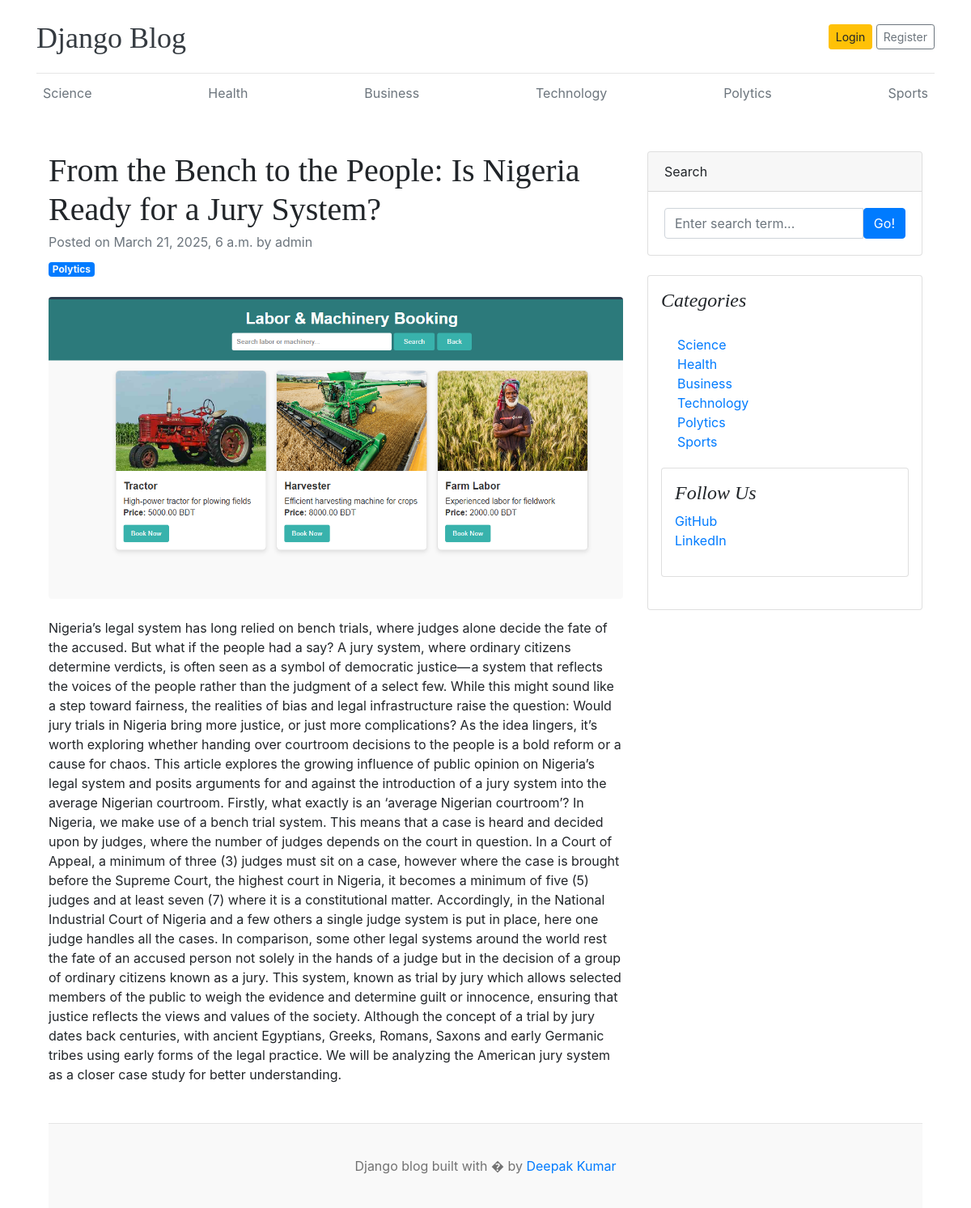
Page /single_blog/from-the-bench-to-the-people-is-nigeria-ready-for on the committed database.
### blog/models.py (models this page shows, shortened)
class Category(models.Model):
    category_name = models.CharField(max_length=100,unique=True)
    created_at = models.DateField(auto_now_add=True)
    updated_at = models.DateField(auto_now=True)
    class Meta:
        verbose_name_plural = 'Categories'
    def __str__(self):
        return self.category_name

class Blog(models.Model):
    title = models.CharField(max_length=250,unique=True)
    slug = models.SlugField(unique=True,blank=True)
    category = models.ForeignKey(Category,on_delete=models.CASCADE)
    author = models.ForeignKey(User,on_delete=models.CASCADE)
    blog_image = models.ImageField(upload_to='uploads/%y/%m/%d')
    short_desc = models.TextField(max_length=1000)
    blog_body = models.TextField()
    status = models.CharField(max_length=100,choices=STATUS_CHOICE,default='draft')
    is_featured = models.BooleanField(default=False)
    created_at = models.DateTimeField(auto_now_add=True)
    updated_at = models.DateTimeField(auto_now=True)

### blog/views.py (the view)
# urls.py: path('single_blog/<slug:slug>',views.single_blog,name="single_blog"),
def single_blog(request,slug):
    post = get_object_or_404(models.Blog,slug=slug,status='publish')
    return render(request,'singleblog.html',{"post":post})

### blog/context_processors.py (called while the page is built)
def get_categories(request):
    category = models.Category.objects.all()
    return dict(category=category)

### blog/templates/singleblog.html
{% extends "base.html" %}
{% block content %}
<div class="container mt-5">
    <div class="row">
        <div class="col-lg-8">
            <article>
                <header class="mb-4">
                    <h1 class="fw-bolder mb-1">{{ post.title }}</h1>
                    <div class="text-muted fst-italic mb-2">Posted on {{post.created_at}} by {{post.author}}</div>
                    <a class="badge bg-primary text-decoration-none text-light" href="{% url 'posts_by_category' post.category.id %}">{{post.category}}</a>
                </header>
                <figure class="mb-4"><img class="img-fluid rounded" src="{{post.blog_image.url}}" alt="..." /></figure>
                <section class="mb-5">
                    <p class="fs-5 mb-4">{{post.blog_body}}</p>
                    </section>
            </article>
        </div>
        <div class="col-lg-4">
            <div class="card mb-4">
                <div class="card-header">Search</div>
                <div class="card-body">
                    <div class="input-group">
                        <input class="form-control" type="text" placeholder="Enter search term..." aria-label="Enter search term..." aria-describedby="button-search" />
                        <button class="btn btn-primary" id="button-search" type="button">Go!</button>
                    </div>
                </div>
            </div>
            <div class="card mb-4 p-3">
                <h4 class="font-italic">Categories</h4>
                <div class="card-body">
                    <div class="row">
                        <div class="col-sm-6">
                            <ul class="list-unstyled mb-0">
                                {% for cat in category %}
                                <li><a href="{% url "posts_by_category" cat.id %}">{{cat.category_name}}</a></li>
                                {% endfor %}
                            </ul>
                        </div>
                </div>
            </div>
            <div class="card mb-4 p-3">
                <h4 class="font-italic">Follow Us</h4>
                <ol class="list-unstyled">
                    <li><a href="#">GitHub</a></li>
                    <li><a href="#">LinkedIn</a></li>
                </ol>
            </div>
        </div>
    </div>
</div>
{% endblock %}

### blog/templates/header.html (shortened to what this page needs)
{% load static%}
<!DOCTYPE html>
<html lang="en">
  <head>
    <link
      href="https://getbootstrap.com/docs/4.0/dist/css/bootstrap.min.css"
      rel="stylesheet"
    />
    <link href="{% static 'css/blog.css'%}" rel="stylesheet" />
  </head>
  <body>
    <div class="container">
      <header class="blog-header py-3">
        <div class="row flex-nowrap justify-content-between align-items-center">
          <div class="col-8 pt-1">
            <a class="blog-header-logo text-dark" href="/">Django Blog</a>
          </div>
          <div class="col-4 d-flex justify-content-end align-items-center">
            <a class="btn btn-sm btn-warning" href="#">Login</a> &nbsp;
            <a class="btn btn-sm btn-outline-secondary" href="#">Register</a>
          </div>
        </div>
      </header>
      <div class="nav-scroller py-1 mb-2">
        <nav class="nav d-flex justify-content-between">
          {% for cat in category%}
          <a class="p-2 text-muted" href="{% url "posts_by_category" cat.id %} ">{{ cat.category_name }}</a>
          {% endfor%}
        </nav>
      </div>

### blog/static/css/blog.css (style rules this page uses)
.blog-header { border-bottom: 1px solid #e5e5e5; }
.blog-header-logo { font-family: "Playfair Display", Georgia, "Times New Roman", serif; font-size: 2.25rem; }
h1, h2, h3, h4, h5, h6 { font-family: "Playfair Display", Georgia, "Times New Roman", serif; }

### rows in the picture
Category: category_name "Science"
Category: category_name "Health"
Category: category_name "Business"
Category: category_name "Technology"
Category: category_name "Polytics"
Category: category_name "Sports"
Blog: title "From the Bench to the People: Is Nigeria Ready for a Jury System?", created_at "March 21, 2025, 6 a.m.", author "admin", category "Polytics", blog_image (picture), blog_body "Nigeria’s legal system has long relied on bench trials, where judges alone decide the fate of the accused. But what if the people had a say? A jury system, where ordinary citizens determine verdicts, is often seen as a symbol of democratic justice— a system that reflects the voices of the people rather than the judgment of a select few. While this might sound like a step toward fairness, the realities of bias and legal infrastructure raise the question: Would jury trials in Nigeria bring more justice, or just more complications? As the idea lingers, it’s worth exploring whether handing over courtroom decisions to the people is a bold reform or a cause for chaos. This article explores the…"
